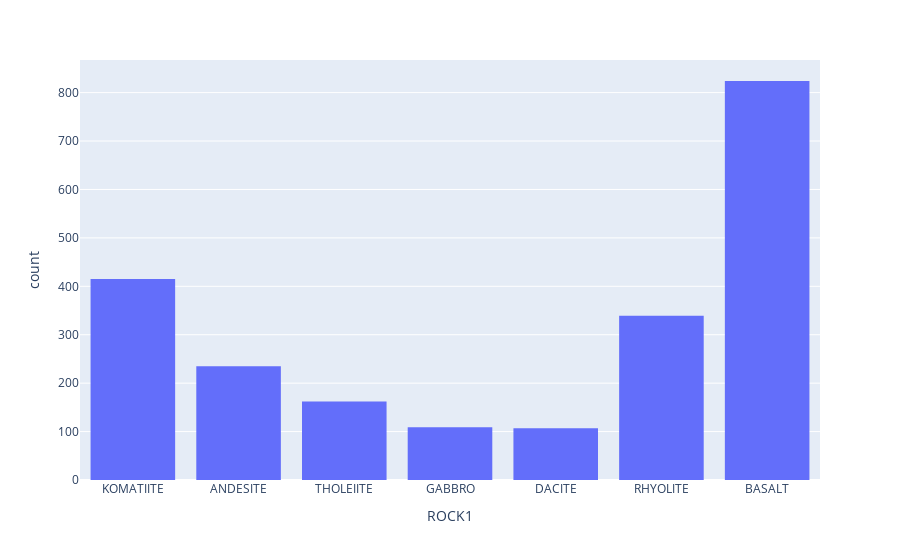

The cell this chart's notebook holds for it:
### Code cell
px.histogram(dataframe, "ROCK1")

### Figure 1 — Plotly figure (JSON) as saved in the notebook; plotly's stock layout.template omitted (floating-point values rounded to 4 significant figures; data arrays with more than 128 entries replaced by an {"elided": "..."} marker saying what was removed)
{"data": [{"alignmentgroup": "True", "bingroup": "x", "hovertemplate": "ROCK1=%{x}<br>count=%{y}<extra></extra>", "legendgroup": "", "marker": {"color": "#636efa", "pattern": {"shape": ""}}, "name": "", "offsetgroup": "", "orientation": "v", "showlegend": false, "type": "histogram", "x": {"elided": "2191 str values"}, "xaxis": "x", "yaxis": "y"}], "layout": {"barmode": "relative", "legend": {"tracegroupgap": 0}, "margin": {"t": 60}, "xaxis": {"anchor": "y", "domain": [0, 1], "title": {"text": "ROCK1"}}, "yaxis": {"anchor": "x", "domain": [0, 1], "title": {"text": "count"}}}}
